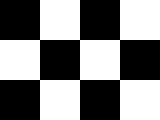
#> input picture PS4/check.bmp, 160 x 120 px
$ jupyter execute PS4.ipynb   (shell and % lines are left out)   (older library calls are emulated)
#> lines starting #> are read from the running program, lines starting #| are printed output that depends on the picture; after the words box and inside, x2 and y2 are one past the last pixel; in counts of white or black regions, pixels touching at a corner belong together
# Problem Set 4: Harris, SIFT, RANSAC
---
## Setup

[cell 1]
# IPython magic
# Matplotlib magic

[cell 2]
# Imports
import cv2
import matplotlib.pyplot as plt
import numpy as np
from scipy import ndimage
# Matplotlib params
plt.rcParams['figure.figsize'] = (20.0, 8.0)
plt.rcParams['axes.titlesize'] = 18
plt.rcParams['lines.linewidth'] = 1
plt.rcParams['image.interpolation'] = 'nearest'
plt.rcParams['image.cmap'] = 'gray'

---
## 1. Harris corners
### 1.1 Image Gradients

[cell 3]
# Gaussian derivative kernel
def gradX(img):
    kernel = np.array([[-3,  0,  3],
                       [-10, 0, 10],
                       [-3,  0,  3]])
    # grad_img = cv2.filter2D(img, -1, kernel)
    grad_img = ndimage.correlate(img, kernel)
    grad_img /= 16 # Normalize
    return grad_img

def gradY(img):
    kernel = np.array([[-3, -10, -3],
                       [0,    0,  0],
                       [3,   10,  3]])
    # grad_img = cv2.filter2D(img, -1, kernel)
    grad_img = ndimage.correlate(img, kernel)
    grad_img /= 16 # Normalize
    return grad_img

def plot_grad(img_dx, img_dy):
    # Plot
    fig, (ax1, ax2) = plt.subplots(ncols=2)
    ## Horizontal gradient
    im1 = ax1.imshow(img_dx, vmin=-1, vmax=1)
    ax1.axis('off')
    ## Vertical gradient
    im2 = ax2.imshow(img_dy, vmin=-1, vmax=1)
    ax2.axis('off')
    fig.colorbar(im2, ax=[ax1, ax2], shrink=0.7, aspect=15)
    return

[cell 4]
# Load image
check = cv2.imread('check.bmp', 0)
#> check: shape (120, 160); 50% white; 1 white region, box (x1, y1, x2, y2) and area: (0, 0, 160, 120) 9600
check = check.astype(np.float) / 255
# Calculate Gradients
check_dx = gradX(check)
#> in gradX, `grad_img /= 16`: grad_img: shape (120, 160) float64; min -1, max 1, mean 0.00417
check_dy = gradY(check)
#> in gradY, `grad_img /= 16`:
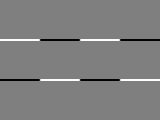
#> grad_img: shape (120, 160) float64; min -1, max 1, mean 0; drawn with min black and max white
# Plot
plot_grad(check_dx, check_dy)

[cell 5]
# Load image
transA = cv2.imread('transA.jpg', 0)
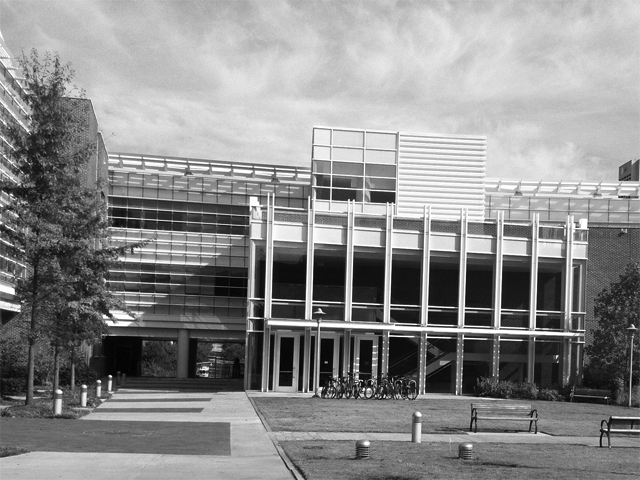
#> input picture PS4/transA.jpg, 640 x 480 px
#> transA is the input picture: shape (480, 640); min 0, max 255, mean 139
transA = transA.astype(np.float) / 255
# Calculate Gradients
transA_dx = gradX(transA)
transA_dy = gradY(transA)
# Plot
plot_grad(transA_dx, transA_dy)

[cell 6]
# Load image
simA = cv2.imread('simA.jpg', 0)
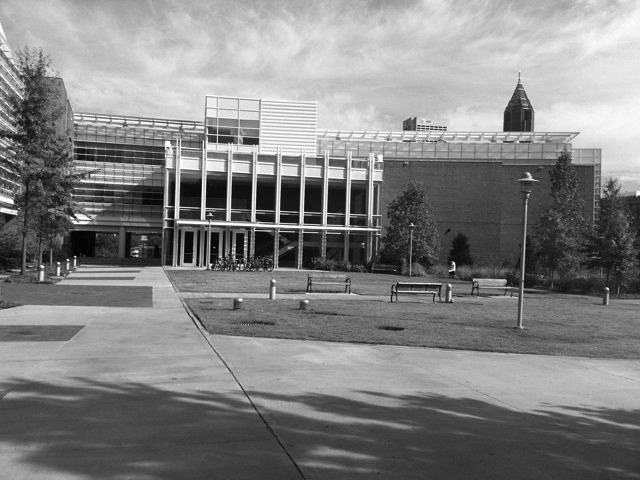
#> input picture PS4/simA.jpg, 640 x 480 px
#> simA is the input picture: shape (480, 640); min 0, max 255, mean 130.6
simA = simA.astype(np.float) / 255
# Calculate Gradients
simA_dx = gradX(simA)
simA_dy = gradY(simA)
#> in gradY (call 3), `grad_img = ndimage.correlate(img, kernel)`:
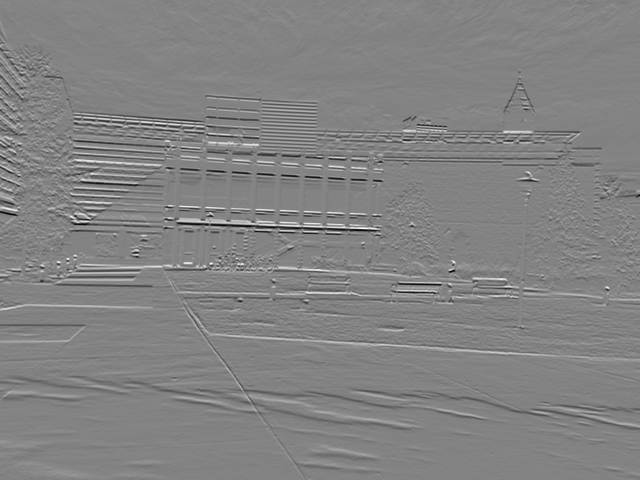
#> grad_img: shape (480, 640) float64; min -14.2, max 13.4, mean -0.0269; drawn with min black and max white
# Plot
plot_grad(simA_dx, simA_dy)
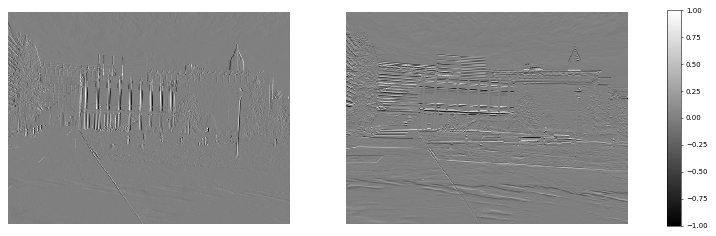
#> figure drawn by matplotlib, 3 panels

### 1.2 Harris Values

[cell 7]
def harris(Ix, Iy, window_size=None, alpha = 0.02):
    '''
    Note: Window Size = 2*int(truncate*sigma + 0.5) + 1
    '''
#> called with alpha = 0.02
    Ixx = Ix*Ix
    Ixy = Ix*Iy
    Iyy = Iy*Iy
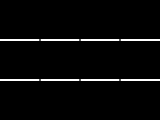
#> Iyy: shape (120, 160) float64; min 0, max 1, mean 0.0326
    M11 = ndimage.gaussian_filter(Ixx, sigma=1)
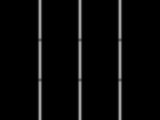
#> M11: shape (120, 160) float64; min 0, max 0.641, mean 0.0367
    M22 = ndimage.gaussian_filter(Iyy, sigma=1)
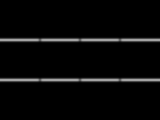
#> M22: shape (120, 160) float64; min 0, max 0.641, mean 0.0326
    M12 = ndimage.gaussian_filter(Ixy, sigma=1)
    detM = M11*M22 - M12*M12
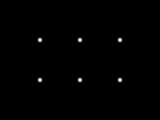
#> detM: shape (120, 160) float64; min 0, max 0.152, mean 0.000602; drawn with min black and max white
    trM = M11 + M22
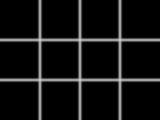
#> trM: shape (120, 160) float64; min 0, max 0.781, mean 0.0693
    R = detM - alpha*(trM**2)
    return R

plt.imshow(harris(check_dx, check_dy))
